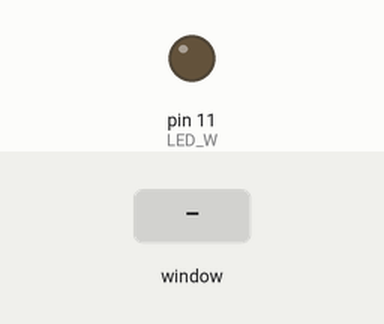
This program was run on a simulated Raspberry Pi (header pin numbers). Shown: output pins drawn as LEDs (lit = HIGH). The inputs (shaded band) are chosen by the test bench. The desktop window is not drawn, its controls go by their first labels and the mouse button is held 0.15 s; what the program prints to the terminal is not drawn.

Above: at 1.2 s.
1.3 s: control labelled "LED_W" in the window clicked
At 2.7 s:
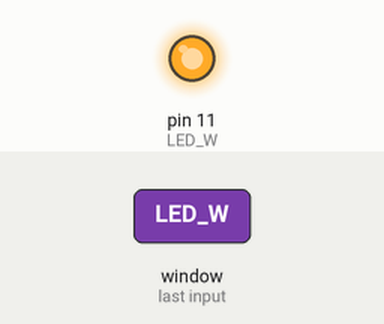
Timing chart, 0 to 4.3 s (numbered marks = the images above; inputs shaded):
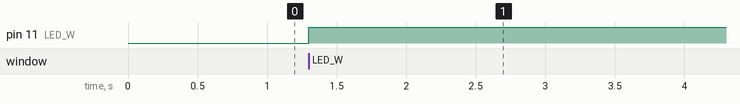

The program:

led_02.py
```python
# coding: utf-8

# GPIO 모듈
import RPi.GPIO as GPIO

import time
import tkinter as tk

# 핀 번호 할당으로 처리 : 핀번호 설정
GPIO.setmode(GPIO.BOARD)

# 핀 번호 설정 : chanel
LED_W = 11

# 11번 핀 출력 핀으로 등록, 초기 출력은 LOW = 0 False
GPIO.setup(LED_W, GPIO.OUT, initial=GPIO.LOW)


print('=====>LED_W:',GPIO.input(LED_W))

def func():
    GPIO.output(LED_W, not GPIO.input(LED_W))
    # time.sleep(3)

# 윈도우 객체
window = tk.Tk()
window.geometry('400x400')

# label 객체 생성
label = tk.Label(window, text='버튼을 눌러서 LED 점등을 하세요')

# button 객체 생성
btn = tk.Button(window, text='LED_W', command=func)

# 위젯 배치
label.pack()
btn.pack()

# 윈도우 출력
window.mainloop()

# GPIO 개방
GPIO.cleanup()
```

Measured:
- after the input at 1.3 s, pin 11 (LED_W): LOW → HIGH at once
